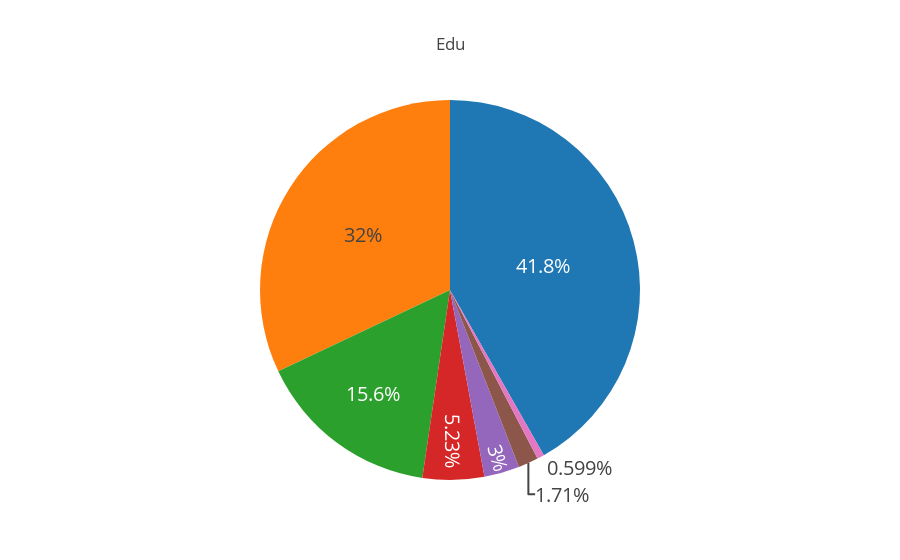

The notebook cell saved with this chart:
### Code cell
#copy and learn
edu=data["FormalEducation"].value_counts()
labels=np.array(edu.index)
values=np.array(100*edu/edu.sum())

trace=go.Pie(labels=labels,values=values,hoverinfo="label+percent",showlegend=False,textfont=dict(size=20))
layout=go.Layout(title="Edu")
data_trace=[trace]
fig=go.Figure(data=data_trace,layout=layout)
py.iplot(fig,filename="haha")

### Figure 1 — Plotly figure (JSON) as saved in the notebook; plotly's stock layout.template omitted (floating-point values rounded to 4 significant figures)
{"data": [{"hoverinfo": "label+percent", "labels": ["Master's degree", "Bachelor's degree", "Doctoral degree", "Some college/university study without earning a bachelor's degree", "Professional degree", "I did not complete any formal education past high school", "I prefer not to answer"], "showlegend": false, "textfont": {"size": 20}, "type": "pie", "values": [41.78, 32.04, 15.63, 5.235, 3.004, 1.712, 0.5994]}], "layout": {"title": "Edu"}}
